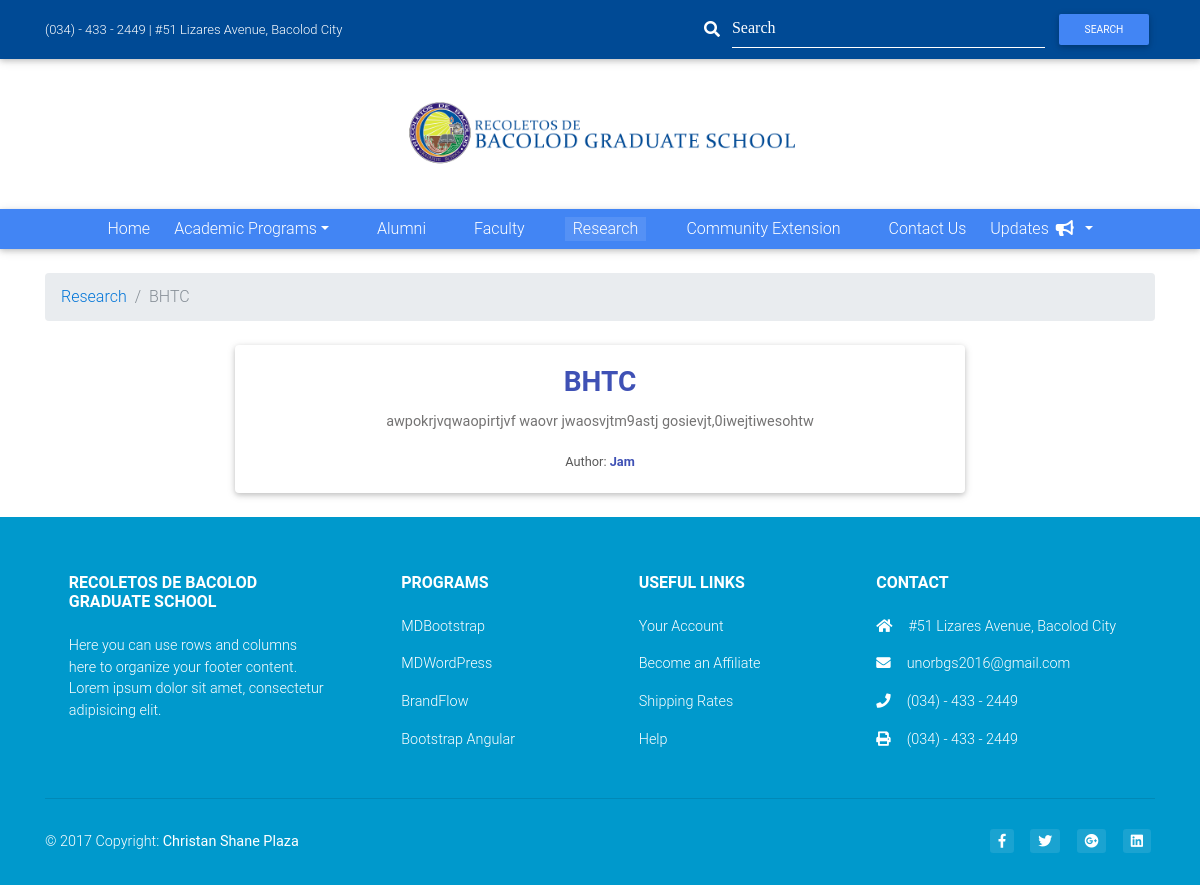
/Research/1, run on an earlier commit of the app's database.
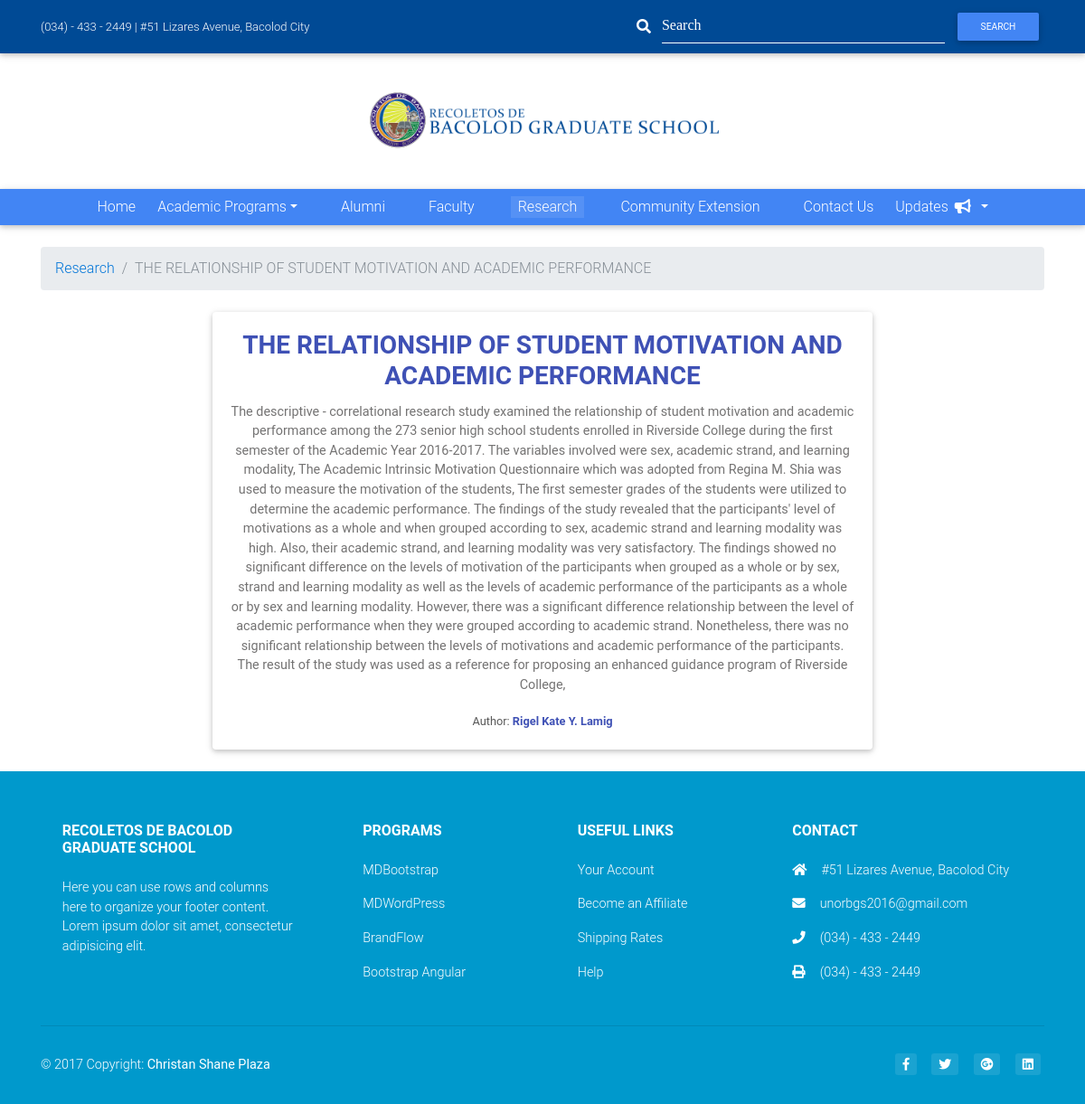
And on a later commit of the database.
### website/models.py (models this page shows, shortened)
class ResearchTitle(models.Model):
	research_title = models.CharField(null="", max_length=1000)
	research_abstract = models.TextField(null="", max_length=50000)
	research_author = models.CharField(null="", max_length=1000)
	research_resources = models.CharField(null="", max_length=10000)

### website/views.py (the view)
# urls.py: url(r'^Research/(?P<pk>\d+)$', views.research_item, name='research_item'),
def research_item(request, pk, template_name='website/research_item.html'):
	research = get_object_or_404(ResearchTitle, pk=pk)
	return render(request, template_name, {'object': research, 'research': "active"})

### website/templates/website/research_item.html (shortened to what this page needs)
{% extends 'website/base.html' %}
{% load static %}
{% block breadcrumb %}
<div class="container mt-4">
    <ol class="breadcrumb">
        <li class="breadcrumb-item"><a href="/research">Research</a></li>
        <li class="breadcrumb-item active">{{object.research_title}}</li>
    </ol>
</div>
{% endblock %}
{% block content %}
<div class="container my-4">
    <div class="row justify-content-center">
        <div class="col-lg-8">
            <div class="card card-cascade wider reverse">
                <div class="card-body text-center">
                    <h3 class="card-title indigo-text"><strong>{{object.research_title}}</strong></h3>
                    <p class="card-text">
                        {{object.research_abstract}}
                    </p>
                    <small> Author: <span class="indigo-text"><strong>{{object.research_author}}</strong></span></small>
                </div>
            </div>
        </div>
    </div>
</div>
{% endblock %}

What changed in the data, as far as the page shows it:
changed ResearchTitle: research_title "BHTC" → "THE RELATIONSHIP OF STUDENT MOTIVATION AND ACADEMIC PERFORMANCE"; research_abstract "awpokrjvqwaopirtjvf waovr jwaosvjtm9astj gosievjt,0iwejtiwesohtw" → "The descriptive - correlational research study examined the relationship of student motivation and academic performance among the 273 senior high school students enrolled in Riverside College during the first semester of the Academic Year 2016-2017. The variables involved were sex, academic strand, and learning modality, The Academic Intrinsic Motivation Questionnaire which was adopted from Regina M. Shia was used to measure the motivation of the students, The first semester grades of the students were utilized to determine the academic performance. The findings of the study revealed that the participants' level of motivations as a whole and when grouped according to sex, academic strand…"; research_author "Jam" → "Rigel Kate Y. Lamig"
